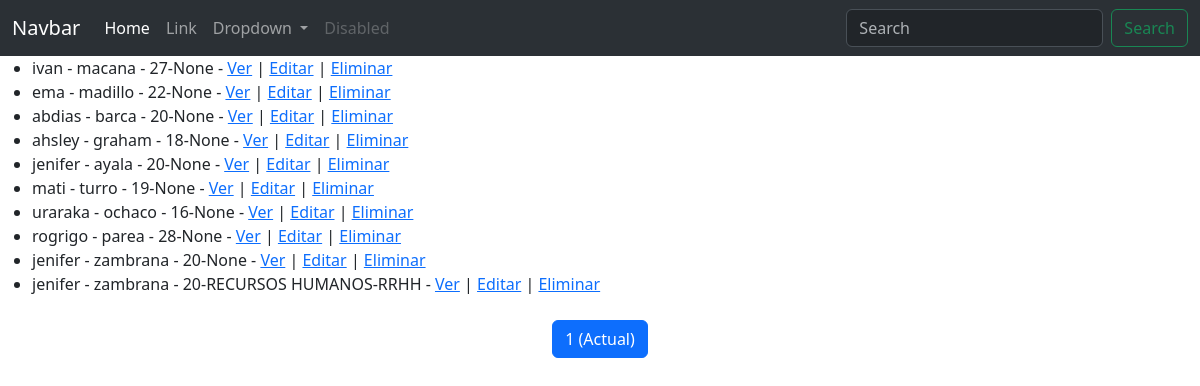
The app's page /persona/lista/, older data.
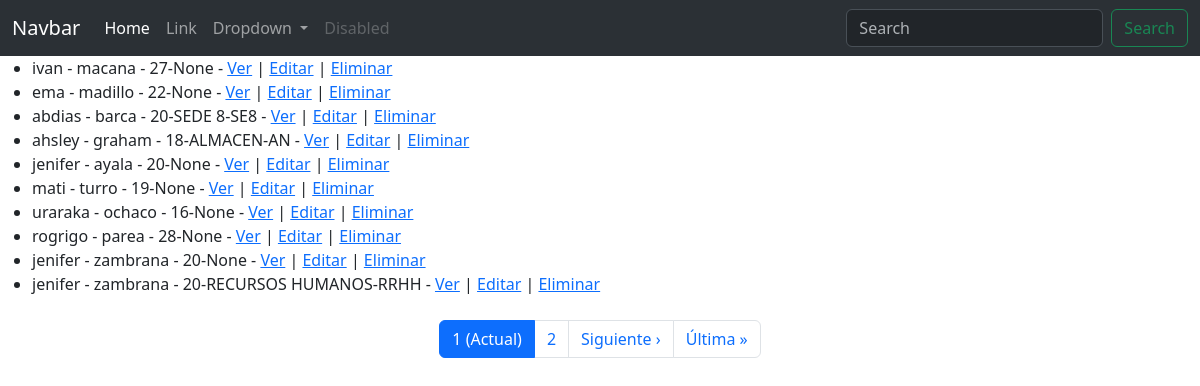
The same page, newer data.
### persona/models.py (models this page shows, shortened)
class Persona(models.Model):
    nombre = models.CharField(verbose_name='Nombre completo', max_length=50)
    apellido = models.CharField(verbose_name='Apellido', max_length=50)
    edad = models.IntegerField(verbose_name='Edad')
    oficina = models.ForeignKey(
        Oficina,
        verbose_name='Oficina',
         on_delete=models.SET_NULL
         , null=True, blank=True)
    class Meta:
        verbose_name = 'PERSONA'
        verbose_name_plural = 'personas'

### oficina/models.py (models this page shows)
class Oficina(models.Model):
    nombre = models.CharField(verbose_name='Nombre de la oficina',max_length=100,unique=True)
    nombre_corto = models.SlugField(verbose_name='id corto',max_length=10, unique=True, help_text='Identificador unico de la oficina')
    validators = [validate_nombre_corto]
    class Meta:
        verbose_name = 'oficina'
        verbose_name_plural = 'oficinas'
    def __str__(self):
        return f'{self.nombre}-{self.nombre_corto}'

### persona/views.py (the view)
class PersonaListView(ListView):
    model = Persona
    template_name = "persona/lista.html"
    context_object_name = "personas"
    paginate_by = 10

### Templates/persona/lista.html
{% extends 'base.html' %}
{% block content %}
    {% if  personas %}
        <ul>
            {% for persona in personas %}
            <li>{{ persona.nombre }} - {{ persona.apellido }} - {{ persona.edad }}-{{ persona.oficina}}
                 - <a href="{% url 'persona:detalle' persona.pk %}">Ver</a>
                    | <a href="{% url 'persona:editar' persona.pk %}">Editar</a>
                    | <a href="{% url 'persona:borrar' persona.pk %}">Eliminar</a>
            </li>
            {% endfor %}
        </ul>
        {% include 'paginator.html' %}
    {% else %}
        <p>No hay personas registradas</p>
    {% endif %}
{% endblock content %}

Row changes from the older to the newer data that the page shows:
changed Persona "abdias": oficina "None" → "SEDE 8-SE8"
changed Persona "ahsley": oficina "None" → "ALMACEN-AN"
Text that changed along with them:
new list line: "2"
text now shown: "Siguiente › Última »"
